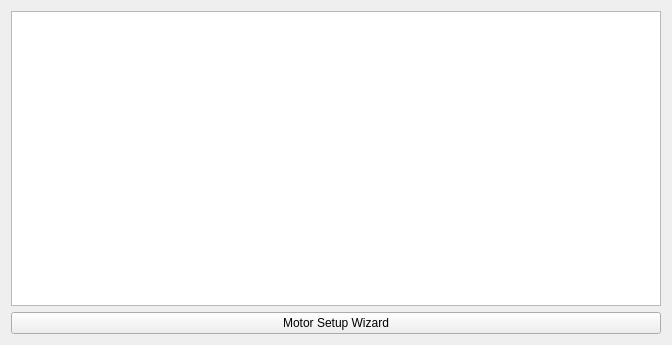
<?xml version="1.0" encoding="UTF-8"?>
<ui version="4.0">
 <class>PageMotorSettings</class>
 <widget class="QWidget" name="PageMotorSettings">
  <property name="geometry">
   <rect>
    <x>0</x>
    <y>0</y>
    <width>672</width>
    <height>345</height>
   </rect>
  </property>
  <property name="windowTitle">
   <string>Form</string>
  </property>
  <layout class="QVBoxLayout" name="verticalLayout">
   <item>
    <widget class="VTextBrowser" name="textEdit"/>
   </item>
   <item>
    <widget class="QPushButton" name="motorSetupWizardButton">
     <property name="text">
      <string>Motor Setup Wizard</string>
     </property>
     <property name="icon">
      <iconset resource="../res.qrc">
       <normaloff>:/res/icons/Wizard-96.png</normaloff>:/res/icons/Wizard-96.png</iconset>
     </property>
    </widget>
   </item>
  </layout>
 </widget>
 <customwidgets>
  <customwidget>
   <class>VTextBrowser</class>
   <extends>QTextEdit</extends>
   <header>widgets/vtextbrowser.h</header>
  </customwidget>
 </customwidgets>
 <resources>
  <include location="../res.qrc"/>
 </resources>
 <connections/>
</ui>
